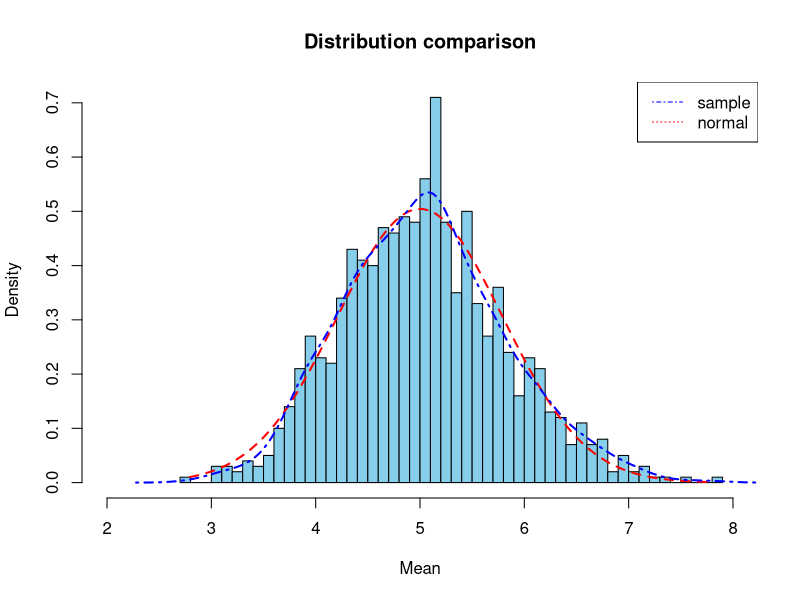

Write R code to recreate this figure.
lambda <- 0.2
n <- 40
sim <- 1000
set.seed(2020)
mean_sim <- replicate(sim, mean(rexp(n, lambda)), simplify = TRUE)
summary(mean_sim)

sd_t <- round((1 / lambda) / sqrt(n), 3) # theoretical sd
sd_o <- round(sd(mean_sim), 3) # observed sd
var_t <- round(((1 / lambda) / sqrt(n))^2, 3) # theoretical variance
var_o <- round(sd(mean_sim)^2, 3) # observed variance
std_dev <- c(sd_t, sd_o)
variance <- c(var_t, var_o)
q2 <- cbind(std_dev, variance)
rownames(q2) <- c("theoretical", "observed")
q2

x_norm <- seq(min(mean_sim), max(mean_sim), length = 2*n)
y_norm <- dnorm(x_norm, mean = 1 / lambda, sd = (1 / lambda) / sqrt(n))

hist(mean_sim, prob = TRUE, breaks = 40, xlim = c(2, 8), 
     main = "Distribution comparison", col = "skyblue", xlab = "Mean")
lines(x_norm, y_norm, col = "red", lwd = 2, lty = 2)
lines(density(mean_sim), col = "blue", lwd = 2, lty = 4)
legend("topright", legend = c("sample", "normal"), col = c("blue", "red"),
       lty = 4:2)





